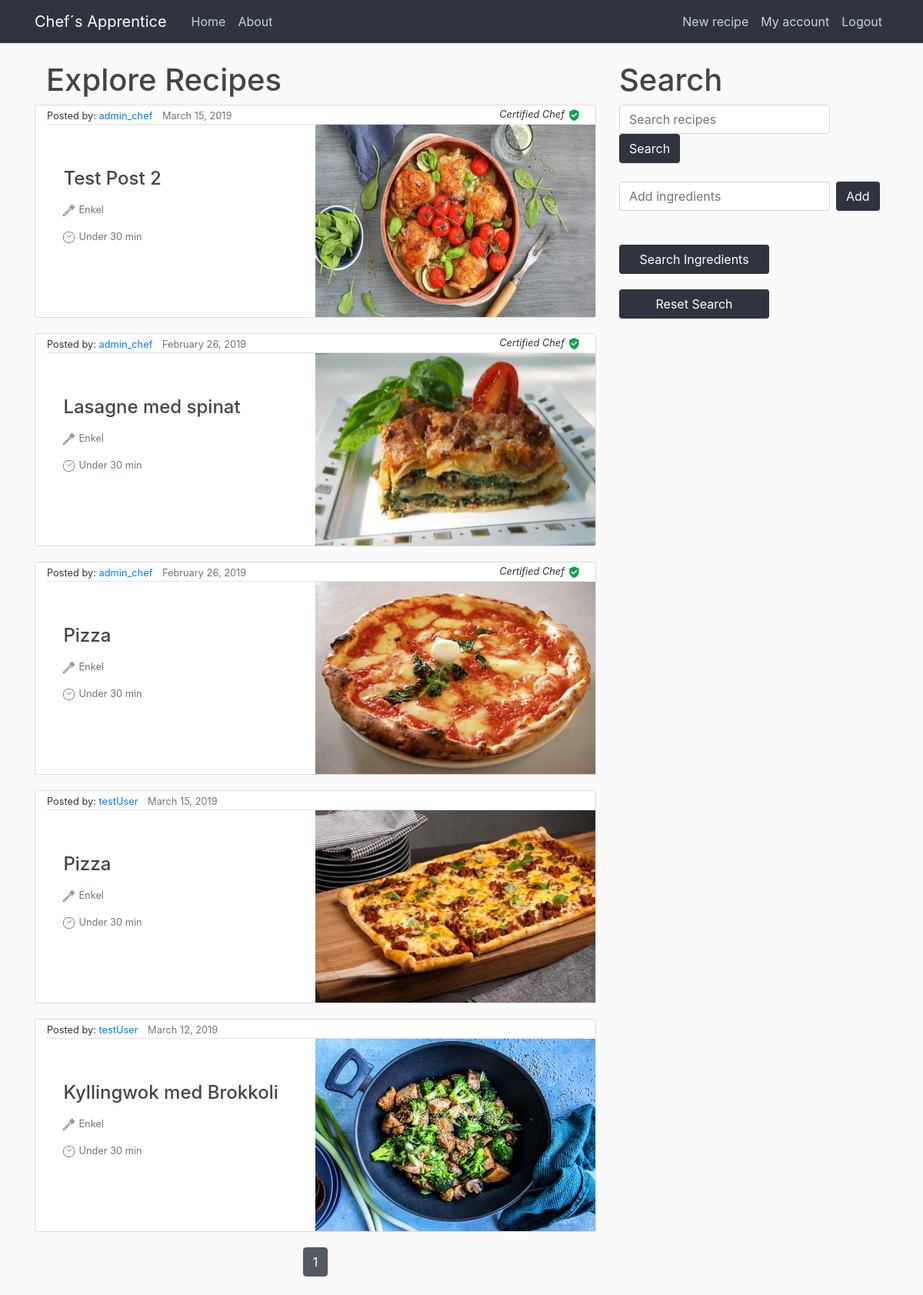
Before: / (signed in) with the older database file.
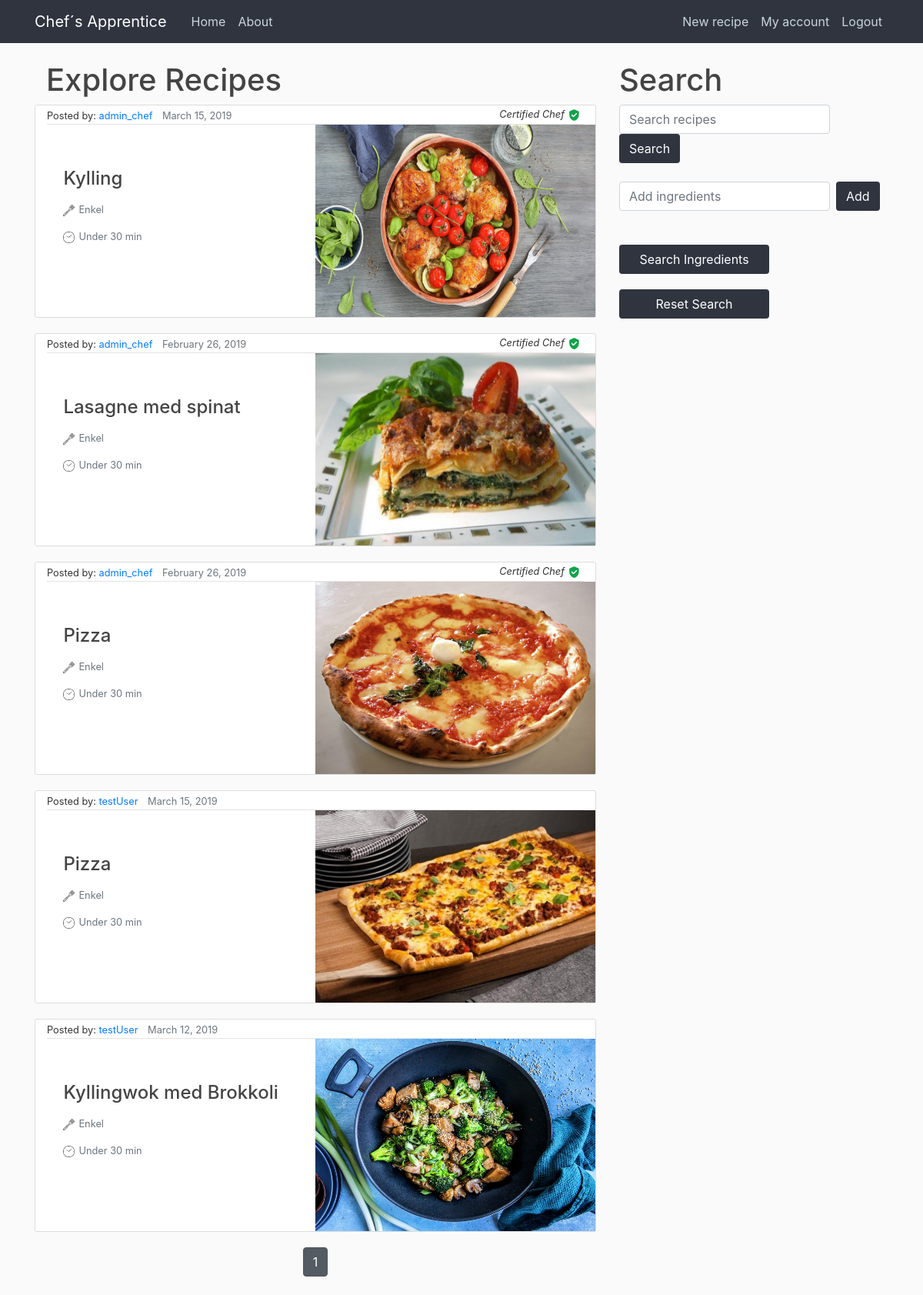
After: the same page with the newer database file.
### chefs_apprentice/models.py (models this page shows, shortened)
class Recipe(models.Model):
    title = models.CharField(max_length=100)  # tenkt samme som tilhørende post
    ingredients = models.ManyToManyField(ChosenIngredient, blank=True, related_name='+')  # liste av ingrediensobjekter
    description = models.TextField()  # tenkt sammen med content i post
    date_posted = models.DateTimeField(
        default=timezone.now)  # DateTimeField(auto_now=True) ville satt datoen til akkurat nå
    author = models.ForeignKey(User,
                               on_delete=models.CASCADE)  # on_delete=models.CASCADE sier at hvis brukeren blir slettet vil postene også bli slettet
    image = models.ImageField(default='default.jpg', upload_to='food_pics')
    visible = models.BooleanField(default=True)
    NIVA = (
        ('E', 'Enkel'),
        ('M', 'Middels'),
        ('V', 'Vanskelig'),
    )
    TID = (
        ('L', 'Under 30 min'),
        ('M', 'Ca. 30-60 min'),
        ('S', 'Over 1 time'),
    )
    tid = models.CharField(default='L', max_length=1, choices=TID)
    niva = models.CharField(default='E', max_length=1, choices=NIVA)

### chefs_apprentice/views.py (the view, shortened to what this page needs)
# urls.py: path('', views.home, name='chef-home'),
@login_required
def home(request):
    queryset = Recipe.objects.all().order_by("-date_posted") # sorterer visning av oppskrifter på hjemmesiden slik at de nyeste kommer øverst.
    recipe = queryset[0]
    start_list = []
    for a in queryset:
        if a.author.is_staff:
            start_list.append(a)
    for b in queryset:
        if b.author.is_staff == False:
            start_list.append(b)
    query = request.GET.get("q")
    if query:
        queryset = queryset.filter(
            Q(title__icontains=query) # hvis en oppskriftstittel inneholder søkeordet - legg til oi queryset
        )
    query_i = request.GET.get("q_i")
    if request.GET.get("search_ingredient"):
        queryset = getRecipies(queryset, curr_i.current_ingredients)
    if not request.GET.get("search_ingredient") and not query:
        queryset = start_list
    if request.GET.get("reset"):
        curr_i.current_ingredients = set([])
    paginator = Paginator(queryset, 5) # Vis 5 oppskrifter per side
    page = request.GET.get('page')
    queryset = paginator.get_page(page)
    context = {
        'recipies': queryset,
        'current_ingredients': curr_i.current_ingredients
    }
    return render(request, 'chefs_apprentice/home.html', context)

### chefs_apprentice/templates/chefs_apprentice/home.html (shortened to what this page needs)
{% extends "chefs_apprentice/base.html" %}
{% block content%}
<div class="container">
  <div class="row">
    <div class="col">
        <h1>Explore Recipes</h1>
    </div>
    </div>
</div>
  {% for recipe in recipies %}
    {% if recipe.visible %}
      <article class="media recipe-section">
        <div class="container">
          <div class="article-metadata">
            <small>Posted by: <a class="mr-2" href="#">{{ recipe.author }}</a></small>
            <small class="text-muted">{{ recipe.date_posted|date:"F d, Y" }}</small>
            <small class="certification">{% if recipe.author.is_staff %}<i>Certified Chef</i><img class="verified" id="certified" src="static/chefs_apprentice/verified.png" alt="#">{% endif %}</small>
          </div>
          <div class="row">
            <div class="col-sm pt-5">
                <h2><a class="article-title" href="{%url 'view_recipe' recipetitle=recipe.title pk=recipe.pk%}">{{ recipe.title }}</a></h2>
                <small class="article-content text-muted"><img class="verified" src="static/chefs_apprentice/spatula.png" alt="#">{{ recipe.get_niva_display }}</small>
                <small class="article-content text-muted"><img class="verified" src="static/chefs_apprentice/time.png" alt="#">{{ recipe.get_tid_display }}</small>
            </div>
            <div class="col-sm">
              <img class="food_image" src="{{ recipe.image.url }}" alt="#">
            </div>
          </div>
        </div>
      </article>
    {% endif %}
  {% endfor  %}
  <div class="pagination">
    <span class="step-links">
        {% for num in recipies.paginator.page_range %}
          {% if recipies.number == num %}
            <a class="btn btn-secondary active mb-4" href="?page={{ num }}&q={{ request.GET.q }}">{{ num }}</a>
          {% elif num > recipies.number|add:'-3' and num < recipies.number|add:'3' %}
            <a class="btn btn-rounded-info mb-4" href="?page={{ num }}">{{ num }}</a>
          {% endif %}
        {% endfor %}
    </span>
</div>
{% endblock content %}

Changed rows visible on the page:
changed Recipe: title "Test Post 2" → "Kylling"
